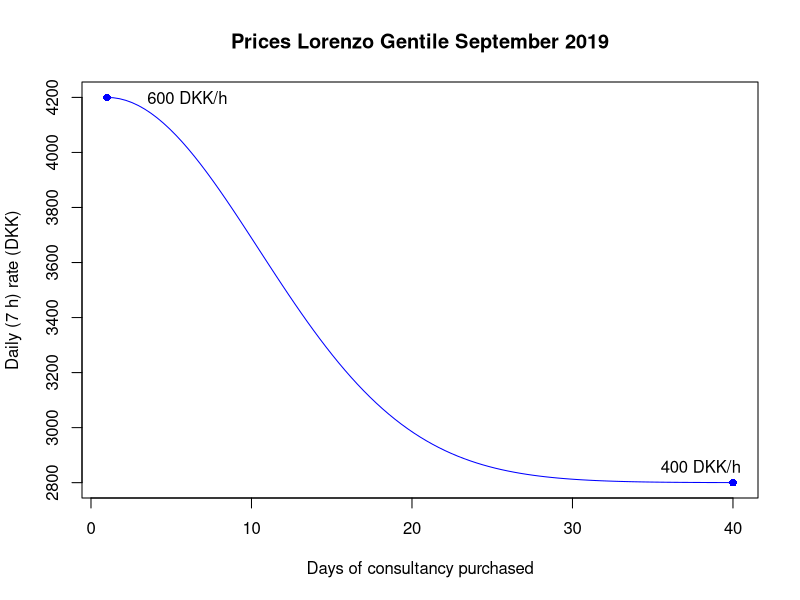
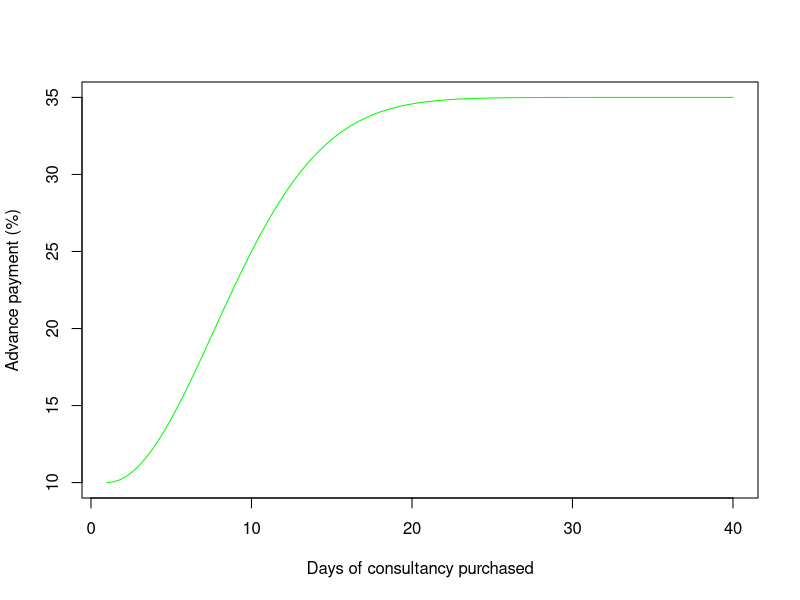

These charts were generated, in order, by the following R code:
# Params
max_hourly_rate = 600
min_hourly_rate = 400
daily_hours = 7
min_days = 1
max_days = 40
min_advance_payment_percentage = 10
max_advance_payment_percentage = 35
currency = "DKK"
title = "Prices Lorenzo Gentile September 2019"

# Generate file
pdf(file=paste('./',title,'.pdf',sep=''))
  
max_daily_rate = max_hourly_rate*daily_hours
min_daily_rate = min_hourly_rate*daily_hours

price <- function(x) {
  a = max_daily_rate - min_daily_rate 
  b = 1 
  c = 13.3569
  return(a*exp(-(x-b)^2/c^2) + min_daily_rate)
}

plot(price, min_days, max_days, type='l', xlab = 'Days of consultancy purchased', ylab=paste('Daily (', daily_hours,' h) rate (',currency,')',sep=''), main = title, col='blue')
text(min_days + 5,max_daily_rate, labels=c(paste(max_hourly_rate,paste(currency,'/h',sep=''))))
text(max_days - 2, min_daily_rate + 60, labels=c(paste(min_hourly_rate,paste(currency,'/h',sep=''))))
points(c(min_days,max_days),c(max_daily_rate,min_daily_rate), col = "blue", pch = 16)

before <- function(x) {
  a = max_advance_payment_percentage - min_advance_payment_percentage
  b = 1 
  c = 9.402122
  return(-a*exp(-(x-b)^2/c^2) + max_advance_payment_percentage)
}

plot(before, min_days, max_days, type='l', xlab = 'Days of consultancy purchased', ylab='Advance payment (%)', main = '', col='green')

dev.off() 

# priceOld <- function(x) {
#   min = 300
#   max = 360
#   power = 2
#   return(((x-1)^power*min+max)/(1+(x-1)^power))
# }